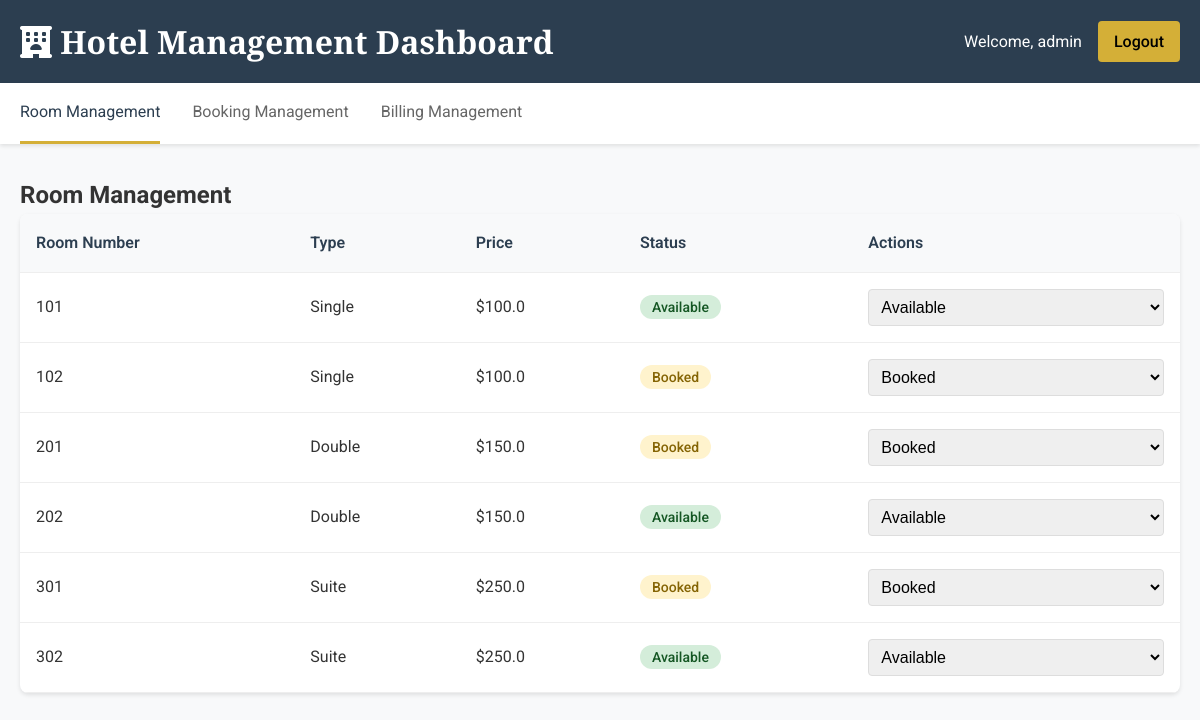
The app's page /admin/dashboard (signed in) with its own data.
### tables this page shows
CREATE TABLE rooms
                 (id INTEGER PRIMARY KEY, number TEXT, type TEXT, price REAL, status TEXT);

### app.py (the view)
@app.route('/admin/dashboard')
def admin_dashboard():
    if not session.get('admin_logged_in'):
        return redirect(url_for('admin_login'))
    conn = get_db_connection()
    rooms = conn.execute('SELECT * FROM rooms').fetchall()
    bookings = conn.execute('''
        SELECT bookings.*, rooms.number as room_number, rooms.type as room_type
        FROM bookings
        JOIN rooms ON bookings.room_id = rooms.id
        ORDER BY bookings.check_in DESC
    ''').fetchall()
    conn.close()
    return render_template('admin_dashboard.html', rooms=rooms, bookings=bookings)

### app.py (called while the page is built)
def get_db_connection():
    conn = sqlite3.connect('hotel.db')
    conn.row_factory = sqlite3.Row
    return conn

### templates/admin_dashboard.html (shortened to what this page needs)
{% extends "base.html" %}
{% block content %}
<div class="admin-dashboard">
    <header class="admin-header">
        <div class="container">
            <h1><i class="fas fa-hotel"></i> Hotel Management Dashboard</h1>
            <div class="admin-info">
                <span>Welcome, {{ session.admin_username }}</span>
                <a href="{{ url_for('admin_logout') }}" class="logout-btn">Logout</a>
            </div>
        </div>
    </header>
    <div class="admin-nav">
        <div class="container">
            <a href="#rooms" class="nav-link active">Room Management</a>
            <a href="#bookings" class="nav-link">Booking Management</a>
            <a href="/admin/view_bills" class="nav-link">Billing Management</a>
        </div>
    </div>
    <div class="container">
        <section id="rooms" class="dashboard-section active">
            <h2>Room Management</h2>
            <div class="rooms-table">
                <table>
                    <thead>
                        <tr>
                            <th>Room Number</th>
                            <th>Type</th>
                            <th>Price</th>
                            <th>Status</th>
                            <th>Actions</th>
                        </tr>
                    </thead>
                    <tbody>
                        {% for room in rooms %}
                        <tr>
                            <td>{{ room.number }}</td>
                            <td>{{ room.type }}</td>
                            <td>${{ room.price }}</td>
                            <td>
                                <span class="status-badge {{ room.status.lower() }}">{{ room.status }}</span>
                            </td>
                            <td>
                                <form method="POST" action="{{ url_for('update_room_status') }}" class="status-form">
                                    <select name="status" onchange="this.form.submit()">
                                        <option value="Available" {% if room.status == 'Available' %}selected{% endif %}>Available</option>
                                        <option value="Booked" {% if room.status == 'Booked' %}selected{% endif %}>Booked</option>
                                    </select>
                                </form>
                            </td>
                        </tr>
                        {% endfor %}
                    </tbody>
                </table>
            </div>
        </section>
    </div>
</div>
{% endblock %}

### templates/base.html (shortened to what this page needs)
<!DOCTYPE html>
<html lang="en">
<head>
    <link rel="stylesheet" href="{{ url_for('static', filename='css/style.css') }}">
    <link rel="stylesheet" href="https://cdnjs.cloudflare.com/ajax/libs/font-awesome/6.0.0/css/all.min.css">
</head>
<body>
    {% block content %}{% endblock %}
</body>
</html>

### static/css/style.css (style rules this page uses)
* { margin: 0; padding: 0; box-sizing: border-box; }
body { font-family: 'Roboto', sans-serif; line-height: 1.6; color: #333; }
.container { max-width: 1200px; margin: 0 auto; padding: 0 20px; }
input, select { width: 100%; padding: 0.75rem; border: 1px solid #ddd; border-radius: 4px; font-size: 1rem; }
.admin-dashboard { min-height: 100vh; background: #f8f9fa; }
.admin-header { background: #2c3e50; color: #fff; padding: 1rem 0; }
.admin-header .container { display: flex; justify-content: space-between; align-items: center; }
.admin-header h1 { font-family: 'Playfair Display', serif; }
.admin-info { display: flex; align-items: center; gap: 1rem; }
.logout-btn { background: #d4af37; color: #000; padding: 0.5rem 1rem; text-decoration: none; border-radius: 4px; font-weight: 500; }
.admin-nav { background: #fff; box-shadow: 0 2px 4px rgba(0, 0, 0, 0.1); }
.admin-nav .container { display: flex; gap: 2rem; }
.nav-link { padding: 1rem 0; text-decoration: none; color: #666; border-bottom: 3px solid transparent; transition: all 0.3s; }
.nav-link.active { color: #2c3e50; border-bottom-color: #d4af37; }
.dashboard-section { display: none; padding: 2rem 0; }
.dashboard-section.active { display: block; }
.rooms-table, .bookings-table { background: #fff; border-radius: 8px; overflow: hidden; box-shadow: 0 2px 4px rgba(0, 0, 0, 0.1); }
table { width: 100%; border-collapse: collapse; }
th, td { padding: 1rem; text-align: left; border-bottom: 1px solid #eee; }
th { background: #f8f9fa; font-weight: 600; color: #2c3e50; }
.status-badge { padding: 0.25rem 0.75rem; border-radius: 20px; font-size: 0.875rem; font-weight: 500; }
.status-badge.available { background: #d4edda; color: #155724; }
.status-badge.booked { background: #fff3cd; color: #856404; }
.status-form select { padding: 0.5rem; border: 1px solid #ddd; border-radius: 4px; }

### records on screen
rooms: number "101", type "Single", price "100.0", status "Available"
rooms: number "102", type "Single", price "100.0", status "Booked"
rooms: number "201", type "Double", price "150.0", status "Booked"
rooms: number "202", type "Double", price "150.0", status "Available"
rooms: number "301", type "Suite", price "250.0", status "Booked"
rooms: number "302", type "Suite", price "250.0", status "Available"

### other values on screen
{{ session.admin_username }} "admin"
